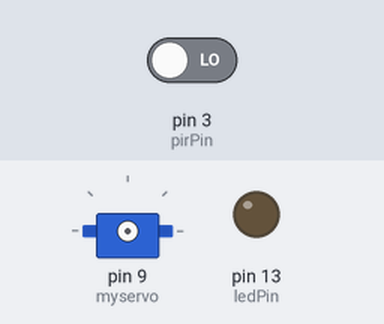
Bench run of a sketch on a simulated Arduino Uno, built with avr-gcc and run on an emulated ATmega328P. Parts: servo, output pins drawn as LEDs (lit = HIGH). The inputs (shaded band) are chosen by the test bench; at power-on: pin 3 (pirPin) LOW. What the sketch prints to the serial monitor is not drawn.

Above: at 4.2 s.
4.3 s: pin 3 (pirPin) driven HIGH
At 4.5 s:
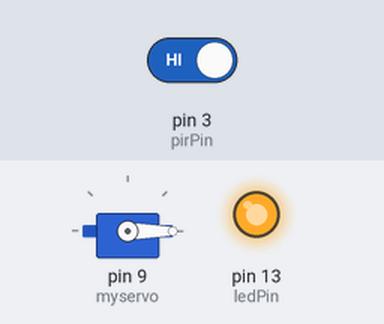
At 6.5 s:
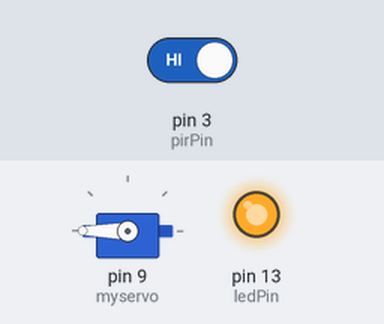
7.3 s: pin 3 (pirPin) driven LOW
At 9.2 s:
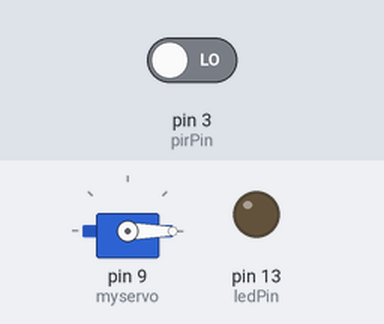
Timing chart, 0 to 10.7 s (numbered marks = the images above; inputs shaded):
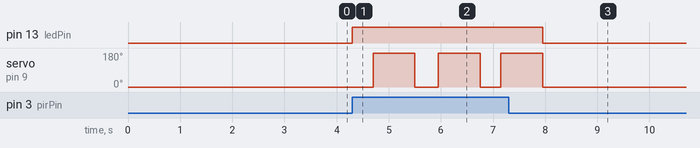

The sketch:

Arduino_PIR_Motor180.ino
```cpp
// (licence header left out)
 #include <Servo.h>

/////////////////////////////
//VARS
//the time we give the sensor to calibrate (10-60 secs according to the datasheet)
int calibrationTime = 30;

Servo myservo;

//the time when the sensor outputs a low impulse
long unsigned int lowIn;

//the amount of milliseconds the sensor has to be low
//before we assume all motion has stopped
long unsigned int pause = 5000;

boolean lockLow = true;
boolean takeLowTime;

int pirPin = 3;    //the digital pin connected to the PIR sensor's output
int ledPin = 13;


/////////////////////////////
//SETUP
void setup(){
  Serial.begin(9600);
  pinMode(pirPin, INPUT);
  pinMode(ledPin, OUTPUT);
  digitalWrite(pirPin, LOW);

   //give the sensor some time to calibrate
  Serial.print("calibrating sensor ");
    for(int i = 0; i < calibrationTime; i++){
      Serial.print(".");
      delay(100);
      }
    Serial.println(" done");
    Serial.println("SENSOR ACTIVE");
    delay(50);
  }

////////////////////////////
//LOOP
void loop(){

     if(digitalRead(pirPin) == HIGH){

       digitalWrite(ledPin, HIGH);   //the led visualizes the sensors output pin state

       //Attach servo to pin 9
       myservo.attach(9);

        //Start servo
       myservo.write(0); //starts servo moving as fast as it can go CCW
       delay(400); //waits for the server to move
       myservo.write(360); //stops the servo
       myservo.write(360); //starts servo moving as fast as it can go CCW
       delay(400); //waits for the server to move
       myservo.write(0); //stops the servo
       myservo.write(180); //starts servo moving as fast as it can go CCW
       delay(400); //waits for the server to move
       myservo.write(0); //stops the servo


       if(lockLow){
         //makes sure we wait for a transition to LOW before any further output is made:
         lockLow = false;
         Serial.println("---");
         Serial.print("motion detected at ");
         Serial.print(millis()/1000);
         Serial.println(" sec");
         delay(50);
         }
         takeLowTime = true;
       }

     if(digitalRead(pirPin) == LOW){
       digitalWrite(ledPin, LOW);  //the led visualizes the sensors output pin state

       myservo.detach();

       if(takeLowTime){
        lowIn = millis();          //save the time of the transition from high to LOW
        takeLowTime = false;       //make sure this is only done at the start of a LOW phase
        }
       //if the sensor is low for more than the given pause,
       //we assume that no more motion is going to happen
       if(!lockLow && millis() - lowIn > pause){
           //makes sure this block of code is only executed again after
           //a new motion sequence has been detected
           lockLow = true;
           Serial.print("motion ended at ");      //output
           Serial.print((millis() - pause)/1000);
           Serial.println(" sec");
           delay(50);
           }
       }
  }
```

Measured:
- after the input at 4.3 s, pin 13 (ledPin): LOW → HIGH at once; servo on pin 9 (myservo): alternates 180° for 0.80 s and 0° for 0.43 s, starting after 0.40 s
- after the input at 7.3 s, pin 13 (ledPin): HIGH → LOW after 0.65 s; servo on pin 9 (myservo): goes on until 8.0 s, then stays 0°
